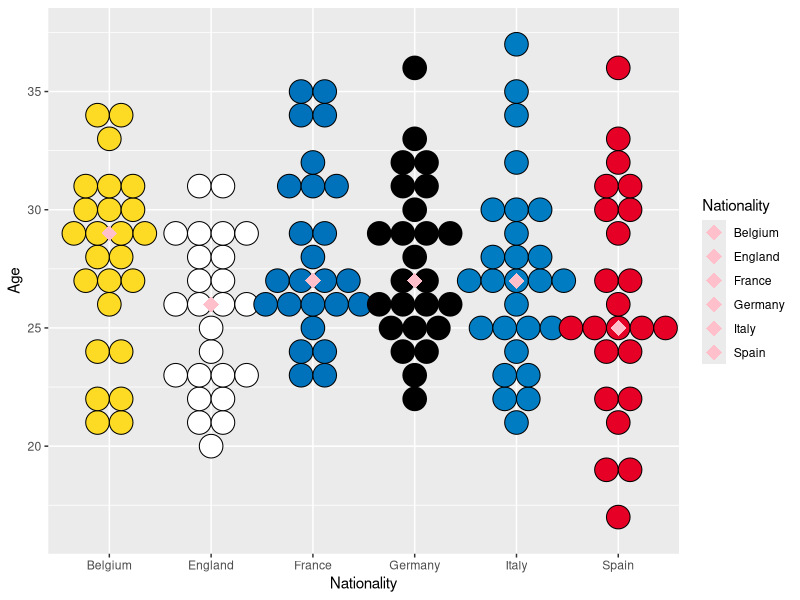
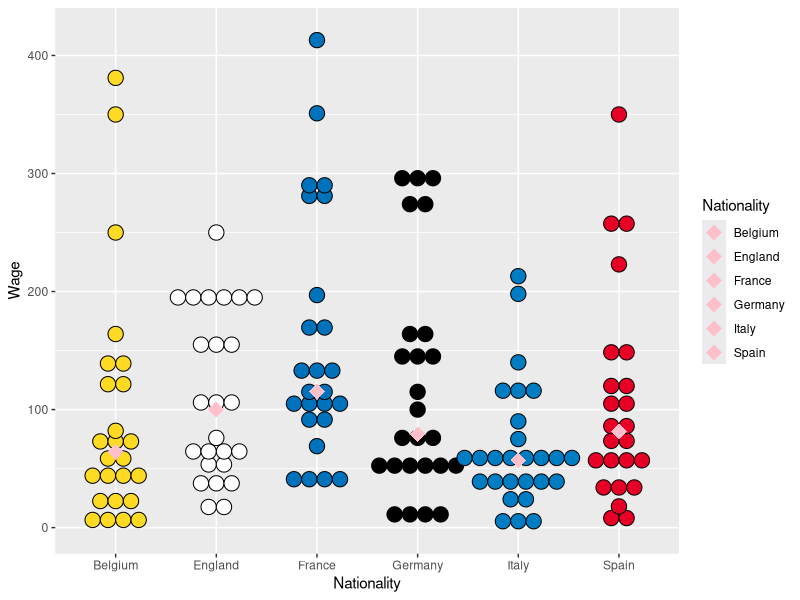
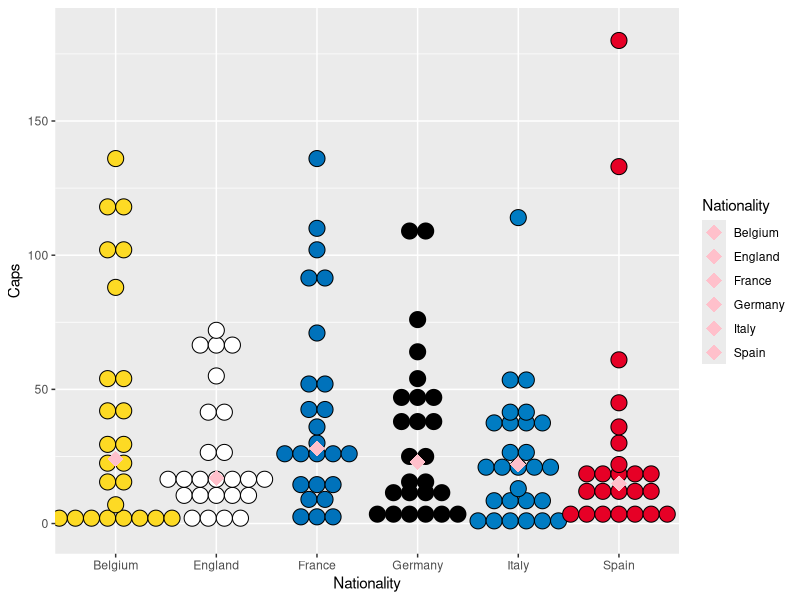
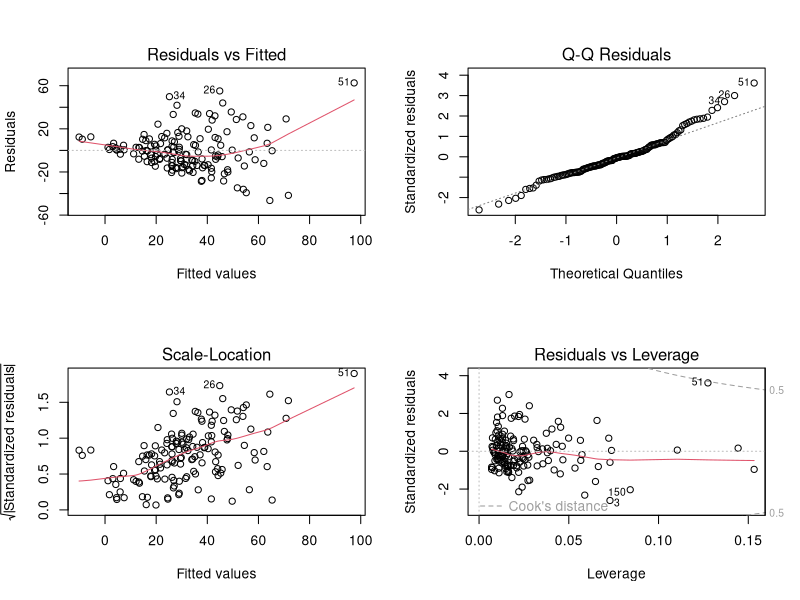
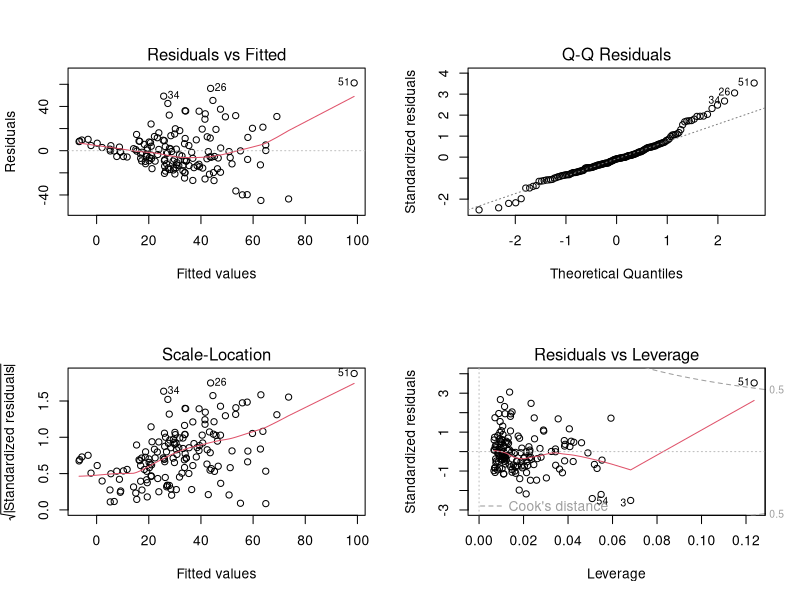
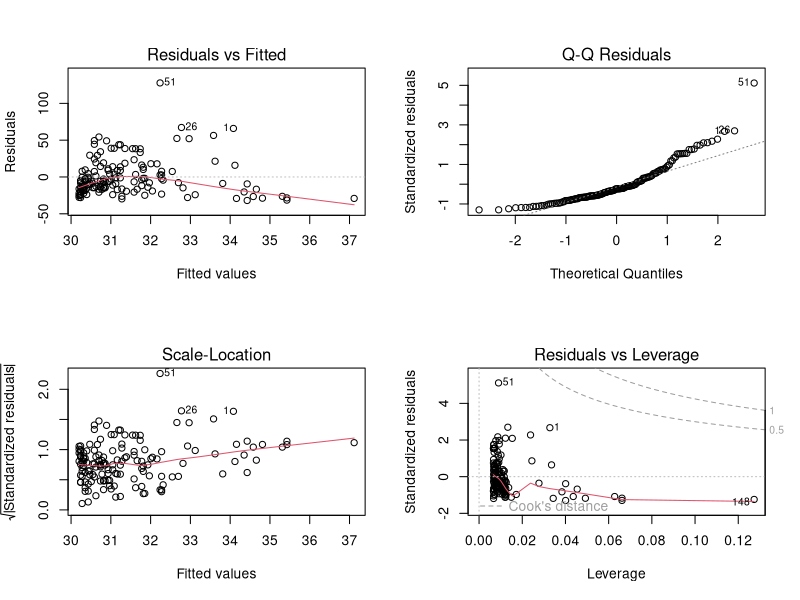
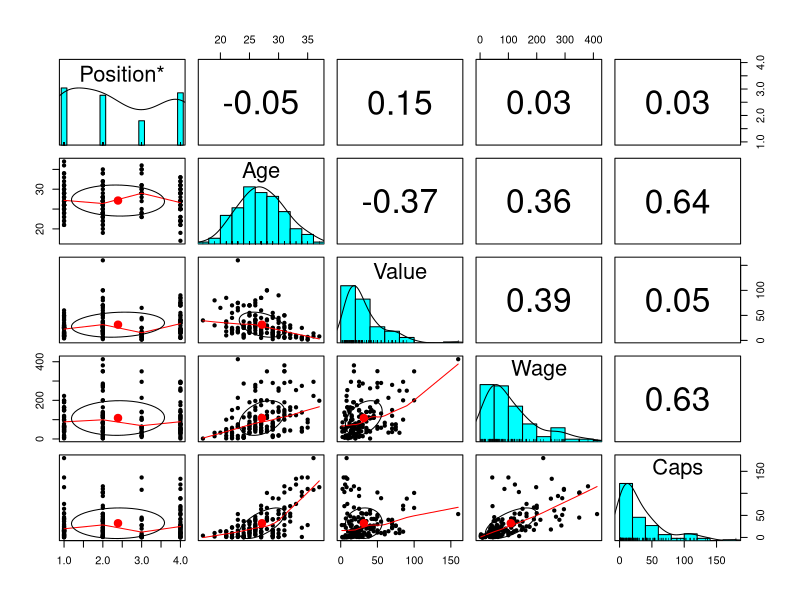
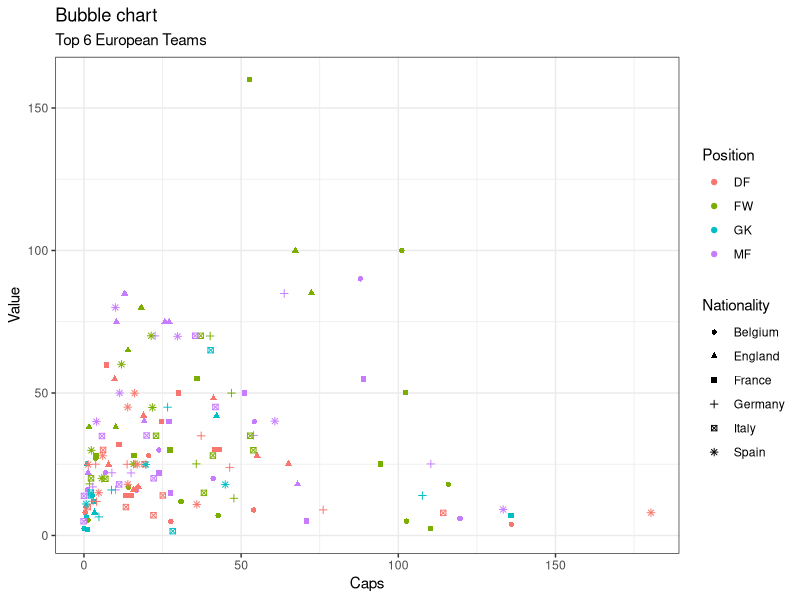

These charts were generated, in order, by the following R code:
## ---- chunk 1
knitr::opts_chunk$set(echo = TRUE)
library(tidyverse)
## ---- chunk 2
MoneyballData = read.csv("Moneyball Soccer Dataset.csv")
attach(MoneyballData)
# editing our dataset to extract data from
names(MoneyballData) = c("Players","Nationality","Club","Position","Age","Value","Wage","Caps") 
MoneyballData[9:13] <- list(NULL) # Remove some columns
 MoneyballData <- MoneyballData[-c(152:183), ] # Remove some rows
 MoneyballData <- MoneyballData %>% 
  arrange(Nationality, factor(Position, levels = c('FW', 'MF', 'DF', 'GK'))) # rearrange dataset for more user friendliness
## ---- chunk 3
# Dot Plots to see Equal Variance (value, wage and caps)
# Eaual variance is used to study equality of r population variances. If the r error variances σ_i^2 are equal, so will the expected values of the absolute deviations. Unequal error variances imply differing expected values of the absolute deviations 

# age
plot1 <- ggplot(MoneyballData, aes(x=Nationality, y=Age, fill = Nationality)) + scale_fill_manual(values=c("#FDDA24", "#FFFFFF", "#0072BB", "#000000", "#007CC3", "#E60026")) +
  geom_dotplot(binaxis='y', stackdir='center', binwidth = 1) + stat_summary(fun=median, geom="point", shape=18,
                 size=5, color="pink") 
plot1

# wage
plot2 <- ggplot(MoneyballData, aes(x=Nationality, y=Wage, fill = Nationality)) + scale_fill_manual(values=c("#FDDA24", "#FFFFFF", "#0072BB", "#000000", "#007CC3", "#E60026")) +
  geom_dotplot(binaxis='y', stackdir='center', binwidth = 13) + stat_summary(fun=median, geom="point", shape=18,
                 size=5, color="pink") 
plot2

# caps
plot3 <- ggplot(MoneyballData, aes(x=Nationality, y=Caps, fill = Nationality)) + scale_fill_manual(values=c("#FDDA24", "#FFFFFF", "#0072BB", "#000000", "#007CC3", "#E60026")) +
  geom_dotplot(binaxis='y', stackdir='center', binwidth = 6) + stat_summary(fun=median, geom="point", shape=18,
                 size=5, color="pink") 
plot3
## ---- chunk 4
attach(MoneyballData)
modelall <- lm(Value ~ Age + Wage + Caps)
summary(modelall)
par(mfrow=c(2,2))
plot(modelall) # The pattern in residual plot (Larger variance as fitted gets larger) but residual errors have mean value of zero, Normally distributed based on Q-Q plot, Errors have constant variance based on Scale-Location. Mbappe looks like a high leverage point based on Residuals vs Leverage.
## ---- chunk 5
modelwocaps <- lm(Value ~ Age + Wage)
summary(modelwocaps)
par(mfrow=c(2,2))
plot(modelwocaps) # same conclusions as modelall
## ---- chunk 6
modelcaps <- lm(Value ~ Caps)
summary(modelcaps)
par(mfrow=c(2,2))
plot(modelcaps) # bad Residuals vs. Fitted (Pattern in residual plot (smaller variance as fitted gets larger and residual errors have mean value not zero)
## ---- chunk 7
# correlation matrix between variables
library(psych)
pairs.panels(MoneyballData[4:8])
## ---- chunk 8
# bubble chart for 4-D data where variables can be both numerical or categorical
position_select <- MoneyballData[MoneyballData$Position %in% c("FW", "MF", "DF", "GK"), ]

# Plot setup and axis
theme_set(theme_bw())  
g <- ggplot(position_select, aes(Caps, Value)) + 
  labs(subtitle="Top 6 European Teams",
       title="Bubble chart")
# Bubble chart
par(mfrow=c(1,2))
g + geom_jitter(aes(col=Position, shape=Nationality)) 

# with linear regression line

# Plot to include linear regression line
theme_set(theme_bw())  
g <- ggplot(position_select, aes(Caps, Value)) + 
  labs(subtitle="Top 6 European Teams",
       title="Bubble chart with linear regression line")

g + geom_jitter(aes(col=Position, shape=Nationality)) + 
  geom_smooth(aes(col=Position), method="lm", se=F)
